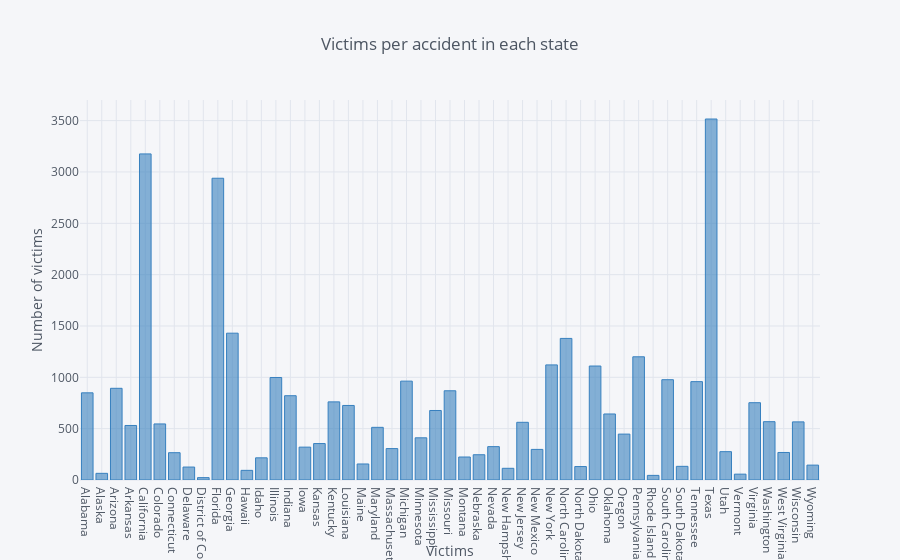

Notebook code for this chart:
### Code cell
#Plotting number of victims per state

victims_state = df.groupby('state', as_index=False).agg({'fatals':'sum'})

victims_state.iplot(kind='bar', x='state', y='fatals', xTitle='Victims', yTitle='Number of victims', 
           title='Victims per accident in each state', color='blue')

### Figure 1 — Plotly figure (JSON) as saved in the notebook; plotly's stock layout.template omitted (floating-point values rounded to 4 significant figures)
{"data": [{"marker": {"color": "rgba(55, 128, 191, 0.6)", "line": {"color": "rgba(55, 128, 191, 1.0)", "width": 1}}, "name": "fatals", "orientation": "v", "text": "", "type": "bar", "uid": "916aa3a8-be4e-464f-b784-8a9d4a1c5d48", "x": ["Alabama", "Alaska", "Arizona", "Arkansas", "California", "Colorado", "Connecticut", "Delaware", "District of Columbia", "Florida", "Georgia", "Hawaii", "Idaho", "Illinois", "Indiana", "Iowa", "Kansas", "Kentucky", "Louisiana", "Maine", "Maryland", "Massachusetts", "Michigan", "Minnesota", "Mississippi", "Missouri", "Montana", "Nebraska", "Nevada", "New Hampshire", "New Jersey", "New Mexico", "New York", "North Carolina", "North Dakota", "Ohio", "Oklahoma", "Oregon", "Pennsylvania", "Rhode Island", "South Carolina", "South Dakota", "Tennessee", "Texas", "Utah", "Vermont", "Virginia", "Washington", "West Virginia", "Wisconsin", "Wyoming"], "y": [849, 65, 893, 531, 3176, 546, 266, 126, 23, 2939, 1430, 94, 216, 998, 821, 320, 355, 761, 726, 156, 513, 306, 963, 411, 677, 869, 224, 246, 325, 114, 562, 298, 1121, 1379, 131, 1110, 643, 447, 1200, 45, 977, 133, 958, 3516, 276, 57, 753, 568, 268, 566, 145]}], "layout": {"legend": {"bgcolor": "#F5F6F9", "font": {"color": "#4D5663"}}, "paper_bgcolor": "#F5F6F9", "plot_bgcolor": "#F5F6F9", "title": {"font": {"color": "#4D5663"}, "text": "Victims per accident in each state"}, "xaxis": {"gridcolor": "#E1E5ED", "showgrid": true, "tickfont": {"color": "#4D5663"}, "title": {"font": {"color": "#4D5663"}, "text": "Victims"}, "zerolinecolor": "#E1E5ED"}, "yaxis": {"gridcolor": "#E1E5ED", "showgrid": true, "tickfont": {"color": "#4D5663"}, "title": {"font": {"color": "#4D5663"}, "text": "Number of victims"}, "zerolinecolor": "#E1E5ED"}}}
